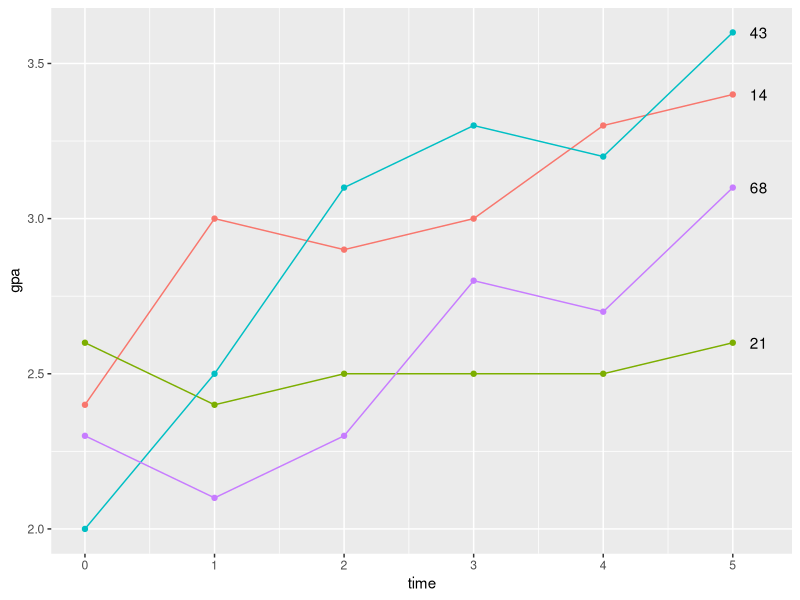
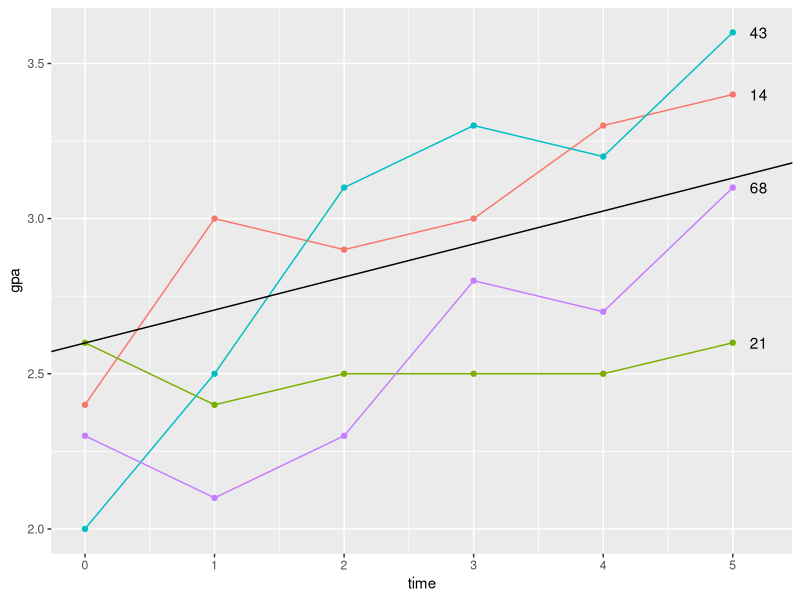
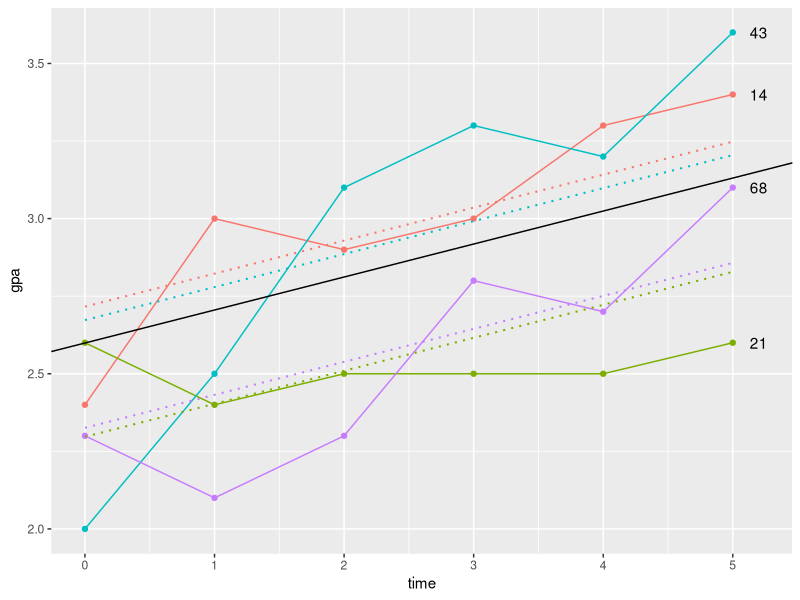

The R source for these figures, in order:
## ---- chunk 1
knitr::opts_chunk$set(echo = TRUE)
knitr::opts_chunk$set(message=FALSE)
options(knitr.kable.NA = '')

## ---- chunk 2
# Sammlung von Paketen, viel zu Datenmanipulation
library("tidyverse")
# Für die Berechnung der Multilevel Modelle
library("nlme")
# Für die Weiterverarbeitung der Ergebnisse des Pakets nlme
library("broom.mixed")
# Wird einmal für die Darstellung einer Tabelle benötigt
library("kableExtra")
## ---- chunk 3
gpa_data <- read.csv2(file = "./data/gpa2.csv")
names(gpa_data)[1] <- "student"
head(gpa_data)
str(gpa_data)
## ---- chunk 4
gpa_data <- select(gpa_data, student, sex, starts_with("gpa"))
gpa_data <- rename(gpa_data, student_id = student)
head(gpa_data)
## ---- chunk 5
gpa_data_long <- pivot_longer(gpa_data, 
                              cols = starts_with("gpa"),
                              names_to = "time",
                              values_to = "gpa")
print(gpa_data_long)
## ---- chunk 6
gpa_data_long <- gpa_data_long%>%
  group_by(student_id)%>%
  mutate(time = 1:n()-1)
print(gpa_data_long, n = 15)
## ---- chunk 7
gpa_subsample <- gpa_data_long%>%
  filter(student_id %in% c(14, 21, 43, 68))
gpa_subsample
## ---- chunk 8
graph_cases <- ggplot(gpa_subsample, aes(x = time, y = gpa, group = student_id)) +
               # Angabe, dass die Werte als Linien dargestellt werden sollen
               geom_line(aes(color = as.factor(student_id))) +
               # Die Werte der Personen sollen zusätzlich als Punkte dargestellt werden
               geom_point(aes(color = as.factor(student_id))) +
               # Beschriftung der Geraden mit der ID
               geom_text(data = filter(gpa_subsample, time == last(time)),
                         aes(label = as.factor(student_id)),
                         position = position_nudge(x = 0.2),
                         check_overlap = TRUE) +
               theme(legend.position = "none")
graph_cases
## ---- chunk 9
mod1 <- lme(gpa ~ time, random = ~ 1 + time | student_id, data = gpa_data_long)
summary(mod1)
## ---- chunk 10
mod1_coef <- tidy(mod1, conf.int = TRUE, conf.level = 0.95)
kbl(mod1_coef, digits = 2) %>%
  kable_styling(bootstrap_options = "striped")
## ---- chunk 11
fix_intercept <- summary(mod1)$coef$fixed[[1]]
fix_slope <- summary(mod1)$coef$fixed[[2]]
## ---- chunk 12
graph_fixed <- graph_cases +
               geom_abline(intercept = fix_intercept, slope = fix_slope)
graph_fixed
## ---- chunk 13
mod2 <- lme(gpa ~ time, random = ~ 1 | student_id, data = gpa_data_long)
summary(mod2)
## ---- chunk 14
mod2_data <- augment(mod2)
mod2_data
## ---- chunk 15
mod2_subsample <- filter(mod2_data, student_id %in% c(14, 21, 43, 68))
mod2_subsample
## ---- chunk 16
graph_indi <- graph_fixed +
              geom_line(data = mod2_subsample,
                        aes(x = time, y = .fitted,
                            color = as.factor(student_id)),
                        linetype = "dotted",
                        size = 0.7)
graph_indi
## ---- chunk 17
mod3 <- lme(gpa ~ time*sex, random = ~ 1 + time | student_id, data = gpa_data_long)
mod3_coef <- tidy(mod3, conf.int = TRUE)
kbl(mod3_coef, digits = 2) %>%
  kable_styling(bootstrap_options = "striped")
